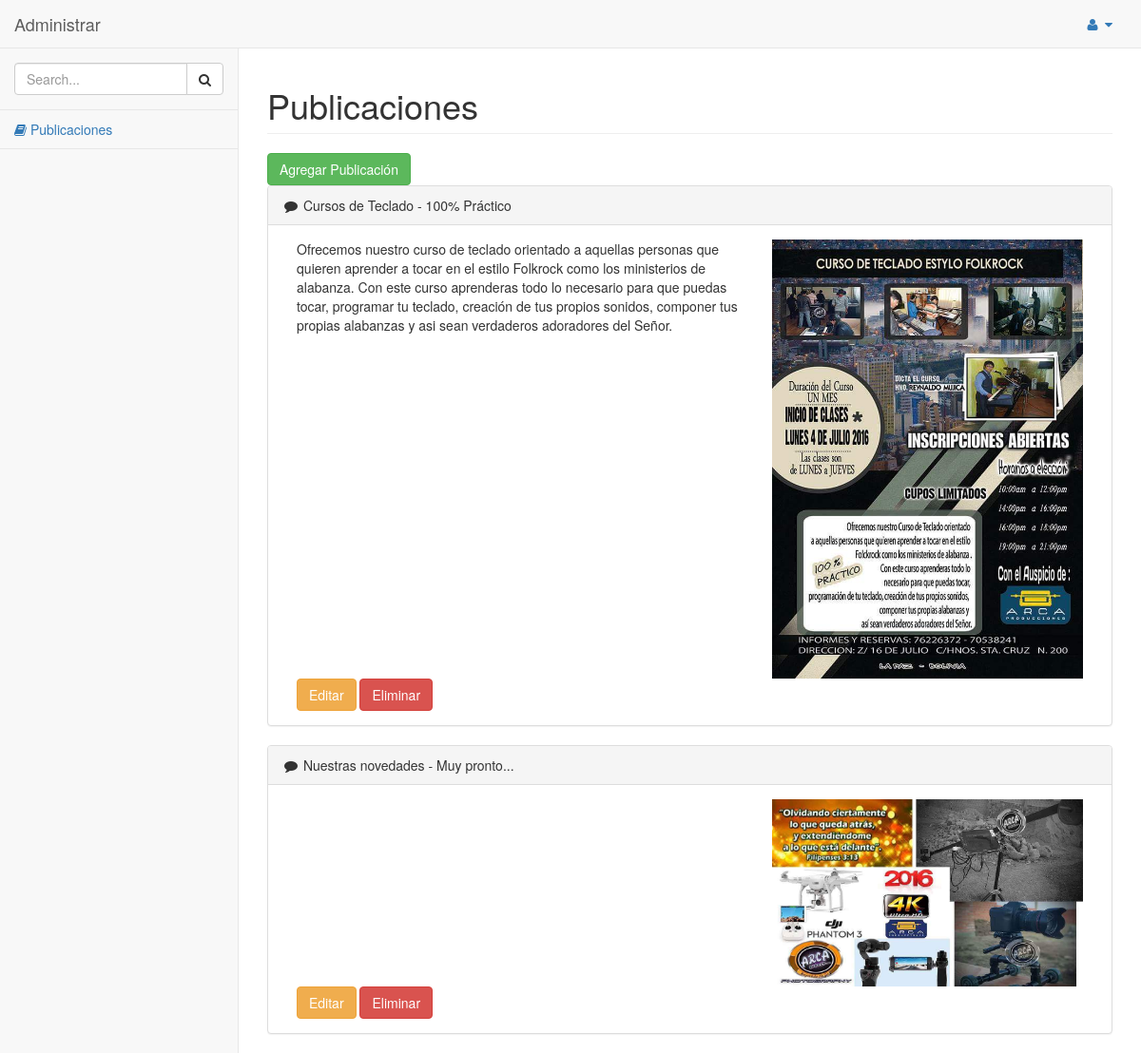
Screenshot of /index.php/publicacion with the database file from the repository.
### tables this page shows
create table publicacion (
	id int unsigned auto_increment,
	titulo varchar(45) not null,
	subtitulo varchar(45),
	descripcion text,
	imagen varchar(100),
	fechapub int unsigned not null,
	primary key(id)
);

### application/controllers/Publicacion.php (called while the page is built, shortened)
<?php
class Publicacion extends CI_Controller
{
	public function __construct()
	{
		$this->load->helper('form');
		$this->load->helper('date');
		$config['upload_path'] = './public/img/';
		$config['allowed_types'] = 'gif|jpg|png';
		$this->load->library('upload', $config);
		$this->load->library('form_validation');
		$this->load->model('publicacion_model');
	}
	public function index()
	{
		$data['title'] = 'Publicación';
		$data['publicaciones'] = $this->publicacion_model->get();
		$this->load->view('admin/publicacion/index', $data);
	}
}

### index.php (called while the page is built, shortened)
<?php
require_once BASEPATH.'core/CodeIgniter.php';

### application/models/Publicacion_model.php (called while the page is built, shortened)
<?php
class Publicacion_model extends CI_Model
{
	public function get()
	{
		$this->db->order_by('fechapub', 'DESC');
		$query = $this->db->get('publicacion');
		return $query->result();
	}
}

### application/views/admin/publicacion/index.php (the view)
<?php $this->load->view('admin/templates/header'); ?>
    <div id="page-wrapper">
        <div class="row">
            <div class="col-lg-12">
                <h1 class="page-header">Publicaciones</h1>
            </div>
        </div>
        <div class="row">
            <div class="col-lg-12">
                <a href="<?= site_url('publicacion/agregar') ?>" class="btn btn-success">Agregar Publicación</a>
            </div>
        </div>
        <div class="row">
            <?php foreach ($publicaciones as $publicacion) { ?>
                <div class="col-lg-12">
                    <div class="panel panel-default">
                        <div class="panel-heading">
                            <i class="fa fa-comment fa-fw"></i> <?= $publicacion->titulo . ' - ' . $publicacion->subtitulo; ?>
                        </div>
                        <div class="panel-body">
                            <div class="col-lg-7">
                                <?= $publicacion->descripcion; ?>
                            </div>
                            <div class="col-lg-5">
                                <img src="<?= base_url('public/img/'.$publicacion->imagen); ?>" class="img-responsive">
                            </div>
                            <div class="col-lg-12">
                                <a href="<?= site_url('publicacion/editar/'.$publicacion->id); ?>" class="btn btn-warning">Editar</a>
                                <a href="<?= site_url('publicacion/eliminar/'.$publicacion->id); ?>" class="btn btn-danger">Eliminar</a>
                            </div>
                        </div>
                    </div>
                </div>
            <?php } ?>
        </div>
    </div>
<?php $this->load->view('admin/templates/footer'); ?>

### application/views/admin/templates/header.php (shortened to what this page needs)
<?php
defined('BASEPATH') OR exit('No direct script access allowed')
?><!DOCTYPE html>
<html>
    <head>
        <link href="<?= base_url('public/css/bootstrap.min.css'); ?>" rel="stylesheet">
        <link href="<?= base_url('public/css/metisMenu.min.css'); ?>" rel="stylesheet">
        <link href="<?= base_url('public/css/timeline.css'); ?>" rel="stylesheet">
        <link href="<?= base_url('public/css/sb-admin-2.css'); ?>" rel="stylesheet">
        <link href="<?= base_url('public/css/morris.css'); ?>" rel="stylesheet">
        <link href="<?= base_url('public/css/font-awesome.min.css'); ?>" rel="stylesheet" type="text/css">
    </head>
    <body>
        <div id="wrapper">
            <nav class="navbar navbar-default navbar-static-top" role="navigation" style="margin-bottom: 0">
                <div class="navbar-header">
                    <a class="navbar-brand" href="<?= site_url('publicacion'); ?>">Administrar</a>
                </div>
                <ul class="nav navbar-top-links navbar-right">
                    <li class="dropdown">
                        <a class="dropdown-toggle" data-toggle="dropdown" href="#">
                            <i class="fa fa-user fa-fw"></i>  <i class="fa fa-caret-down"></i>
                        </a>
                    </li>
                </ul>
                <div class="navbar-default sidebar" role="navigation">
                    <div class="sidebar-nav navbar-collapse">
                        <ul class="nav" id="side-menu">
                            <li class="sidebar-search">
                                <div class="input-group custom-search-form">
                                    <input type="text" class="form-control" placeholder="Search...">
                                    <span class="input-group-btn">
                                    <button class="btn btn-default" type="button">
                                        <i class="fa fa-search"></i>
                                    </button>
                                </span>
                                </div>
                            </li>
                            <li>
                                <a href="<?= site_url('publicacion'); ?>"><i class="fa fa-book"></i> Publicaciones</a>
                            </li>
                        </ul>
                    </div>
                </div>
            </nav>

### application/views/admin/templates/footer.php (shortened to what this page needs)
        </div>
    </body>
</html>

### public/css/sb-admin-2.css (style rules this page uses)
body { background-color: #f8f8f8; }
#wrapper { width: 100%; }
#page-wrapper { padding: 0 15px; min-height: 568px; background-color: #fff; }
@media (min-width:768px) { #page-wrapper { position: inherit; margin: 0 0 0 250px; padding: 0 30px; border-left: 1px solid #e7e7e7; } }
.navbar-top-links { margin-right: 0; }
.navbar-top-links li { display: inline-block; }
.navbar-top-links li:last-child { margin-right: 15px; }
.navbar-top-links li a { padding: 15px; min-height: 50px; }
.sidebar .sidebar-nav.navbar-collapse { padding-right: 0; padding-left: 0; }
.sidebar .sidebar-search { padding: 15px; }
.sidebar ul li { border-bottom: 1px solid #e7e7e7; }
@media (min-width:768px) { .sidebar { z-index: 1; position: absolute; width: 250px; margin-top: 51px; } }

### rows the page displays
publicacion: titulo "Cursos de Teclado", subtitulo "100% Práctico", descripcion "Ofrecemos nuestro curso de teclado orientado a aquellas personas que quieren aprender a tocar en el estilo Folkrock como los ministerios de alabanza. Con este curso aprenderas todo lo necesario para que puedas tocar, programar tu teclado, creación de tus propios sonidos, componer tus propias alabanzas y asi sean verdaderos adoradores del Señor.", imagen (picture)
publicacion: titulo "Nuestras novedades", subtitulo "Muy pronto...", imagen (picture)
